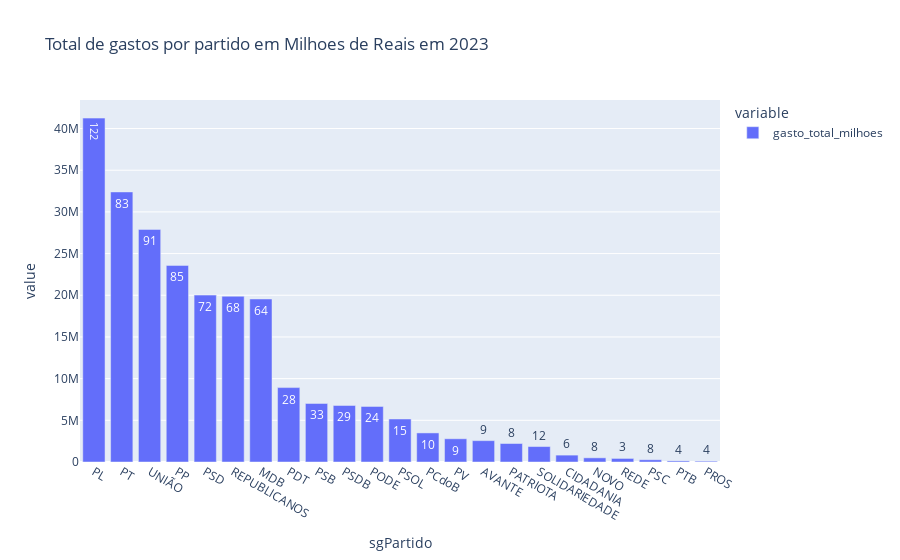

Here is the notebook cell this chart was saved with:
### Code cell
#plot a stacked bar chart with the data from holistic_view_df and column quantidades_deputados in the bars

fig = px.bar(holistic_view_df, x=holistic_view_df.index, y=['gasto_total_milhoes', 'quantidade_politicos'], title='Total de gastos por partido em Milhoes de Reais em 2023', text='quantidade_politicos')

fig.show()

### Figure 1 — Plotly figure (JSON) as saved in the notebook; plotly's stock layout.template omitted (floating-point values rounded to 4 significant figures)
{"data": [{"alignmentgroup": "True", "hovertemplate": "variable=gasto_total_milhoes<br>sgPartido=%{x}<br>value=%{y}<br>quantidade_politicos=%{text}<extra></extra>", "legendgroup": "gasto_total_milhoes", "marker": {"color": "#636efa", "pattern": {"shape": ""}}, "name": "gasto_total_milhoes", "offsetgroup": "gasto_total_milhoes", "orientation": "v", "showlegend": true, "text": [122, 83, 91, 85, 72, 68, 64, 28, 33, 29, 24, 15, 10, 9, 9, 8, 12, 6, 8, 3, 8, 4, 4], "textposition": "auto", "type": "bar", "x": ["PL", "PT", "UNIÃO", "PP", "PSD", "REPUBLICANOS", "MDB", "PDT", "PSB", "PSDB", "PODE", "PSOL", "PCdoB", "PV", "AVANTE", "PATRIOTA", "SOLIDARIEDADE", "CIDADANIA", "NOVO", "REDE", "PSC", "PTB", "PROS"], "xaxis": "x", "y": [41250000.0, 32400000.0, 27900000.0, 23580000.0, 20020000.0, 19880000.0, 19550000.0, 8925000.0, 7023000.0, 6783000.0, 6668000.0, 5159000.0, 3488000.0, 2785000.0, 2561000.0, 2219000.0, 1854000.0, 826400.0, 500700.0, 427800.0, 266000.0, 132000.0, 98250.0], "yaxis": "y"}], "layout": {"barmode": "relative", "legend": {"title": {"text": "variable"}, "tracegroupgap": 0}, "title": {"text": "Total de gastos por partido em Milhoes de Reais em 2023"}, "xaxis": {"anchor": "y", "domain": [0, 1], "title": {"text": "sgPartido"}}, "yaxis": {"anchor": "x", "domain": [0, 1], "title": {"text": "value"}}}}
